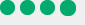
             <widget class="QGroupBox" name="groupBox_31">
              <property name="sizePolicy">
               <sizepolicy hsizetype="Expanding" vsizetype="Fixed">
                <horstretch>0</horstretch>
                <verstretch>0</verstretch>
               </sizepolicy>
              </property>
              <property name="minimumSize">
               <size>
                <width>80</width>
                <height>0</height>
               </size>
              </property>
              <property name="styleSheet">
               <string notr="true">border : none;</string>
              </property>
              <property name="title">
               <string/>
              </property>
              <widget class="QPushButton" name="pushButton_119">
               <property name="geometry">
                <rect>
                 <x>0</x>
                 <y>0</y>
                 <width>15</width>
                 <height>15</height>
                </rect>
               </property>
               <property name="styleSheet">
                <string notr="true">QPushButton
{
border : none;
background-color : #04AA6D;
border-radius : 7px;
}</string>
               </property>
               <property name="text">
                <string/>
               </property>
              </widget>
              <widget class="QPushButton" name="pushButton_120">
               <property name="geometry">
                <rect>
                 <x>20</x>
                 <y>0</y>
                 <width>15</width>
                 <height>15</height>
                </rect>
               </property>
               <property name="styleSheet">
                <string notr="true">QPushButton
{
border : none;
background-color : #04aa6d;
border-radius : 7px;
}</string>
               </property>
               <property name="text">
                <string/>
               </property>
              </widget>
              <widget class="QPushButton" name="pushButton_121">
               <property name="geometry">
                <rect>
                 <x>40</x>
                 <y>0</y>
                 <width>15</width>
                 <height>15</height>
                </rect>
               </property>
               <property name="styleSheet">
                <string notr="true">QPushButton
{
border : none;
background-color : #04aa6d;
border-radius : 7px;
}</string>
               </property>
               <property name="text">
                <string/>
               </property>
              </widget>
              <widget class="QPushButton" name="pushButton_123">
               <property name="geometry">
                <rect>
                 <x>60</x>
                 <y>0</y>
                 <width>16</width>
                 <height>16</height>
                </rect>
               </property>
               <property name="styleSheet">
                <string notr="true">QPushButton
{
border : none;
background-color : #04aa6d;
border-radius : 7px;
}</string>
               </property>
               <property name="text">
                <string/>
               </property>
              </widget>
             </widget>
